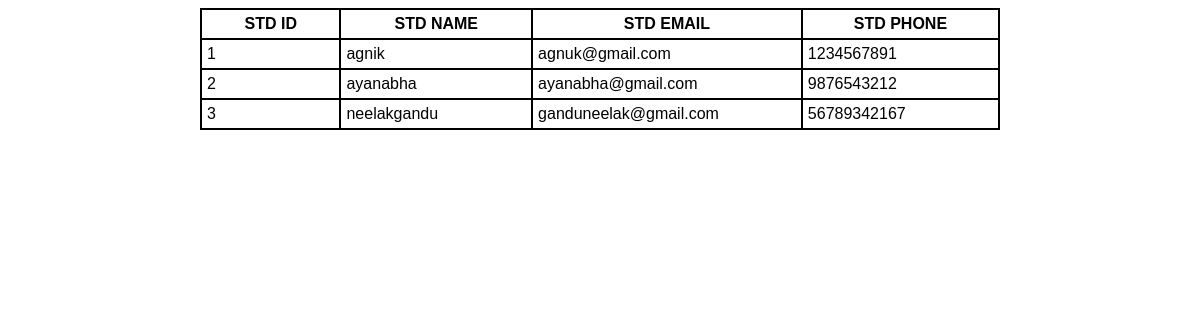
The app's page /Student_Registration/record.php with its own data.
### tables this page shows
CREATE TABLE `studentd` (
  `id` int(11) NOT NULL,
  `stdname` varchar(30) NOT NULL,
  `stdemail` varchar(50) NOT NULL,
  `stdphonenum` varchar(15) NOT NULL
);

### Student_Registration/record.php (the view, shortened to what this page needs)
<!DOCTYPE html>
<html lang="en">
<head>
</head>
<body>
    <table id="myTable">
        <th>STD ID</th>
        <th>STD NAME</th>
        <th>STD EMAIL</th>
        <th>STD PHONE</th>
        <?php
        $servername = "localhost";
        $username = "root";
        $password = "";
        $dbname = "student_db";
        $conn = mysqli_connect($servername, $username, $password, $dbname) or die("Server not connected!" . mysqli_error($conn));
        $sql = "SELECT * FROM `studentd`";
        $result = mysqli_query($conn, $sql);
        if (mysqli_num_rows($result) > 0) {
            while ($row = mysqli_fetch_assoc($result)) {
                echo '<tr>';
                echo '<td>' . $row['id'] . '</td>';
                echo '<td>' . $row['stdname'] . '</td>';
                echo '<td>' . $row['stdemail'] . '</td>';
                echo '<td>' . $row['stdphonenum'] . '</td>';
                echo '</tr>';
            }
        }
        ?>
    </table>
</body>
</html>

### Student_Registration/record.php (style rules this page uses)
body { font-family: Arial; }
table, th, td { border: 2px solid black; border-collapse: collapse; padding: 5px; width: 800px; margin: 0 auto; }

### records on screen
studentd: id "1", stdname "agnik", stdemail "agnuk@gmail.com", stdphonenum "1234567891"
studentd: id "2", stdname "ayanabha", stdemail "ayanabha@gmail.com", stdphonenum "9876543212"
studentd: id "3", stdname "neelakgandu", stdemail "ganduneelak@gmail.com", stdphonenum "56789342167"
